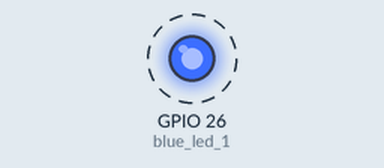
Bench run of a program on a simulated ESP32 board running MicroPython. Parts: output pins drawn as LEDs (lit = HIGH). Dashed ring = blinking. What the program prints to the serial console is not drawn.

Above: at 0.2 s.
Timing chart, 0 to 3.0 s (numbered marks = the images above):
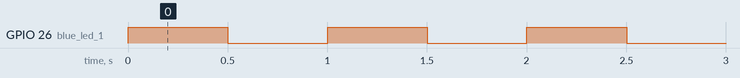

The program:

01_blue_led_basic.py
```python
"""Diagnostic 1/13 — First blue LED, basic on/off (GPIO 26).

The simplest possible check: prove the first blue LED circuit and GPIO 26 wiring
work at all, with explicit on()/off() calls (no toggle logic, no state
tracking). See diagnostics/README.md for how to run this on wokwi.com.

Expected: the blue LED alternates ON/OFF every 500 ms; the serial monitor
prints the pin value on every transition.
"""

from machine import Pin
from time import sleep_ms

BLUE_LED_1_PIN = 26
BLINK_INTERVAL_MS = 500

blue_led_1 = Pin(BLUE_LED_1_PIN, Pin.OUT)
blue_led_1.off()

print("GPIO26 blue LED test started")

while True:
    blue_led_1.on()
    print("GPIO26 =", blue_led_1.value(), "- blue LED ON")
    sleep_ms(BLINK_INTERVAL_MS)

    blue_led_1.off()
    print("GPIO26 =", blue_led_1.value(), "- blue LED OFF")
    sleep_ms(BLINK_INTERVAL_MS)
```

Measured:
- by itself, GPIO 26 (blue_led_1): alternates HIGH for 0.50 s and LOW for 0.50 s
